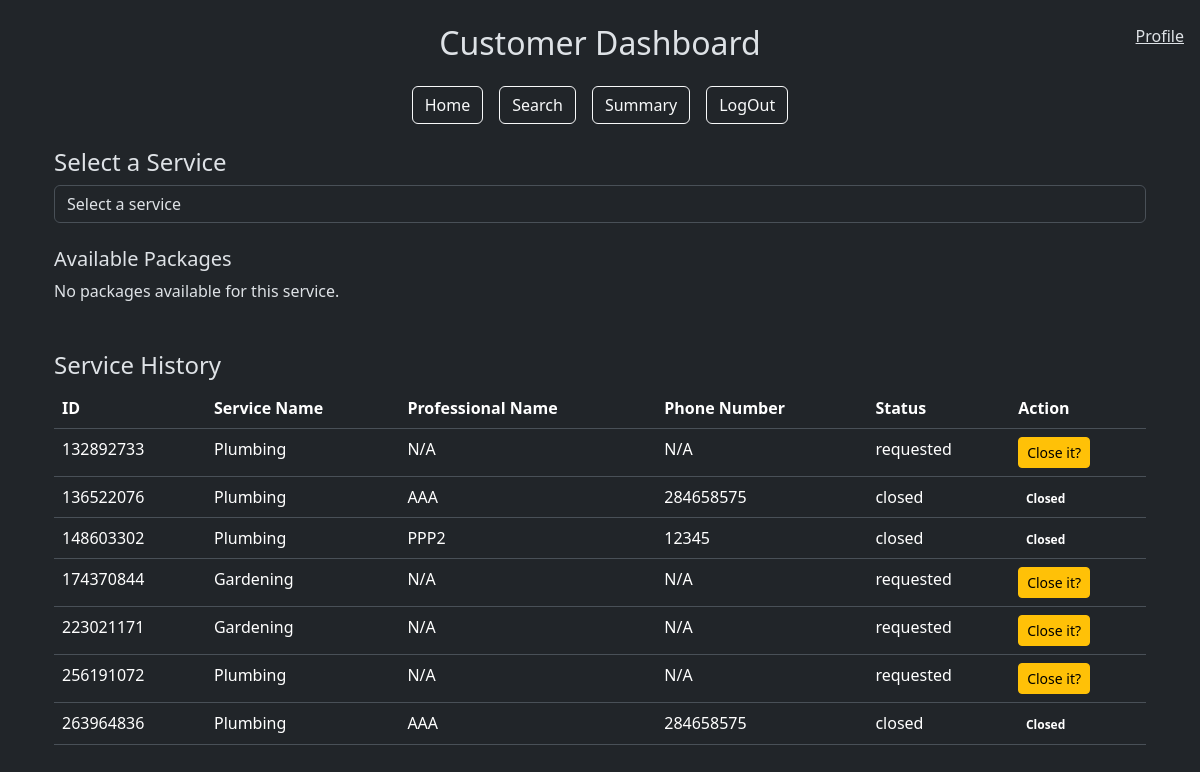
/customer_dashboard (signed in), run on an earlier commit of the app's database.
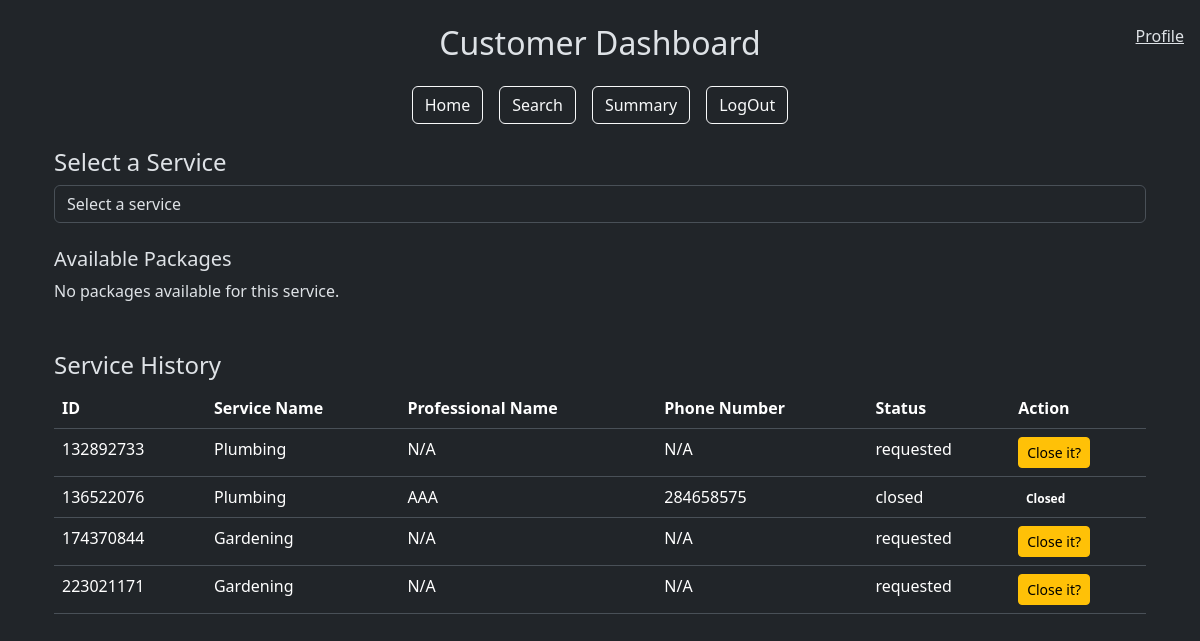
And on a later commit of the database.
### models.py (models this page shows)
class User(db.Model):
    __tablename__ = "user"
    id = db.Column(db.Integer, primary_key=True)
    username = db.Column(db.String(80), unique=True, nullable=False)
    passhash = db.Column(db.String(80), nullable=False)
    name = db.Column(db.String(80), nullable=False)
    role = db.Column(db.String(20), nullable=False)
    is_blocked = db.Column(db.Boolean, default=False, nullable=False)
    professional = db.relationship('Professional', backref='user', lazy=True)
    customer = db.relationship('Customer', backref='user', lazy=True)

class ServiceRequest(db.Model):
    __tablename__ = 'service_request'
    id = db.Column(db.Integer, primary_key=True)
    customer_id = db.Column(db.Integer, db.ForeignKey('customer.id'), nullable=False)  # Reference to Customer
    professional_id = db.Column(db.Integer, db.ForeignKey('professional.id'), nullable=True)  # Reference to Professional
    service_id = db.Column(db.Integer, db.ForeignKey('service.id'), nullable=False)
    date_of_request = db.Column(db.DateTime, default=datetime.utcnow, nullable=False)
    date_of_completion = db.Column(db.DateTime, nullable=True)
    status = db.Column(db.String(20), default='requested', nullable=False)
    rating = db.Column(db.Integer, nullable=True)
    remarks = db.Column(db.Text, nullable=True)
    rejected_by = db.Column(MutableList.as_mutable(JSON), default=[])
    customer = db.relationship('Customer', back_populates='service_requests')
    service = db.relationship('Service', back_populates='service_requests')
    professional = db.relationship('Professional', back_populates='service_requests')
    review = db.relationship('Review', back_populates='service_request', lazy=True)

class Service(db.Model):
    __tablename__ = 'service'
    id = db.Column(db.Integer, primary_key=True)
    service_name = db.Column(db.String(80), unique=False, nullable=False)
    description = db.Column(db.Text, nullable=False)
    price = db.Column(db.Float, nullable=False)
    time_required = db.Column(db.Integer, nullable=False)
    service_requests = db.relationship('ServiceRequest', back_populates='service', lazy=True)

class Professional(db.Model):
    __tablename__ = 'professional'
    id = db.Column(db.Integer, db.ForeignKey('user.id'), primary_key=True)
    date_created = db.Column(db.DateTime, default=datetime.utcnow, nullable=False)
    service_id = db.Column(db.Integer, db.ForeignKey('service.id'), nullable=True)
    contact = db.Column(db.String(10), nullable=False)
    experience = db.Column(db.Float, nullable=False)
    description = db.Column(db.Text, nullable=True)
    service_name = db.Column(db.Text(80),db.ForeignKey('service.service_name'), nullable=False)
    rating = db.Column(db.Float, nullable=True)
    address = db.Column(db.Text, nullable=False)
    pincode = db.Column(db.String(6), nullable=False)
    available = db.Column(db.Boolean, default=True, nullable=False)
    document = db.Column(db.String(200))
    verified = db.Column(db.Boolean, default=False, nullable=False)
    service_requests = db.relationship('ServiceRequest', back_populates='professional', lazy=True)

### app.py (the view)
@app.route('/customer_dashboard')
def customer_dashboard():
    user_id = session['user_id']
    customer = Customer.query.get(user_id)
    services =  db.session.query(Service.service_name).distinct().all()
    user = User.query.get(user_id)
    service_requests = ServiceRequest.query.filter_by(customer_id=user_id).all()
    return render_template('customer_dashboard.html',service_requests=service_requests,user=user, customer=customer, services=services)

### templates/customer_dashboard.html (shortened to what this page needs)
{% extends "layout.html" %} {% block title %}Customer Dashboard{% endblock %} {%
block content %}
<div class="container mt-4">
  {% if customer.user.is_blocked %}
  <div class="alert alert-danger" role="alert">
    Your account is blocked. Please contact the admin.
  </div>
  {% else %}
  <span class="navbar-text position-fixed top-0 end-0 m-3">
    <a href="{{ url_for('profile')}}">Profile</a>
  </span>
  <div class="my-4">
    <h4>Select a Service</h4>
    <form method="POST" action="{{ url_for('select_service') }}">
      <div class="form-group">
        <select
          class="form-control"
          name="service_name"
          onchange="this.form.submit()"
          required
        >
          <option value="" disabled selected>Select a service</option>
        </select>
      </div>
    </form>
    <div id="packageDisplay" class="mt-4">
      <h5>Available Packages</h5>
      <div id="packageList">
        {% if packages %} {% for pkg in packages %}
        <div class="card mb-3">
          <div class="card-body">
            <h5 class="card-title">{{ pkg.service_name }}</h5>
            <p class="card-text">{{ pkg.description }}</p>
            <p><strong>Price:</strong> {{ pkg.price }}</p>
            <form
              method="POST"
              action="{{ url_for('book_service', package_id=pkg.id) }}"
            >
              <button type="submit" class="btn btn-primary">Book</button>
            </form>
          </div>
        </div>
        {% endfor %} {% else %}
        <p>No packages available for this service.</p>
        {% endif %}
      </div>
    </div>
  </div>
  <div class="mt-5">
    <h4>Service History</h4>
    <div class="table-responsive">
      <table class="table">
        <thead>
          <tr>
            <th>ID</th>
            <th>Service Name</th>
            <th>Professional Name</th>
            <th>Phone Number</th>
            <th>Status</th>
            <th>Action</th>
          </tr>
        </thead>
        <tbody>
          {% for service_request in service_requests %}
          <tr>
            <td>{{ service_request.id }}</td>
            <td>{{ service_request.service.service_name }}</td>
            <td>
              {{ service_request.professional.user.name if
              service_request.professional else 'N/A' }}
            </td>
            <td>
              {{ service_request.professional.contact if
              service_request.professional else 'N/A' }}
            </td>
            <td>{{ service_request.status }}</td>
            <td>
              {% if service_request.status == 'closed' %}
              <span class="badge badge-success">Closed</span>
              {% else %}
              <button
                type="button"
                class="btn btn-warning btn-sm"
                data-toggle="modal"
                data-target="#viewModal"
                onclick="showModal('{{ service_request.id }}', '{{ service_request.date_of_request }}', '{{ service_request.status }}', '{{ service_request.remarks }}', '{{ service_request.rating }}')"
              >
                Close it?
              </button>
              {% endif %}
            </td>
          </tr>
          {% endfor %}
        </tbody>
      </table>
    </div>
  </div>
  {% endif %}
</div>
{% endblock %}

### templates/layout.html (shortened to what this page needs)
<!DOCTYPE html>
<html lang="en">
  <head>
    <link
      href="https://cdn.jsdelivr.net/npm/bootstrap@5.3.3/dist/css/bootstrap.min.css"
      rel="stylesheet"
    />
  </head>
  <body data-bs-theme="dark">
    <div class="container mt-4">
      {% if not (request.endpoint == 'professional_dashboard' and
      professional.verified == false) %} {% if request.endpoint not in ['login',
      'register','profile'] and not user.is_blocked%}
      <div class="text-center my-4">
        <h2 class="text-capitalize">
          {{ session.get('user_role') }} Dashboard
        </h2>
      </div>
      <div class="d-flex justify-content-center mb-4">
        <div class="d-flex flex-row gap-3">
          {% with dashboard_url = session['user_role'] + '_dashboard' %}
          <a href="{{ url_for(dashboard_url) }}" class="btn btn-outline-light"
            >Home</a
          >
          {% endwith %}
          <a href="{{ url_for('search') }}" class="btn btn-outline-light"
            >Search</a
          >
          <a href="{{ url_for('summary') }}" class="btn btn-outline-light"
            >Summary</a
          >
          <a href="{{ url_for('logout') }}" class="btn btn-outline-light"
            >LogOut</a
          >
        </div>
      </div>
      {% endif %} {% endif %}
      {% block content %} {% endblock %}
    </div>
  </body>
</html>

What changed in the data, as far as the page shows it:
removed ServiceRequest: id "148603302", service.service_name "Plumbing", professional.user "PPP2", professional "12345", status "closed", shows "Closed"
removed ServiceRequest: id "256191072", service.service_name "Plumbing", professional.user "N/A", professional "N/A", status "requested"
removed ServiceRequest: id "263964836", service.service_name "Plumbing", professional.user "AAA", professional "284658575", status "closed", shows "Closed"
